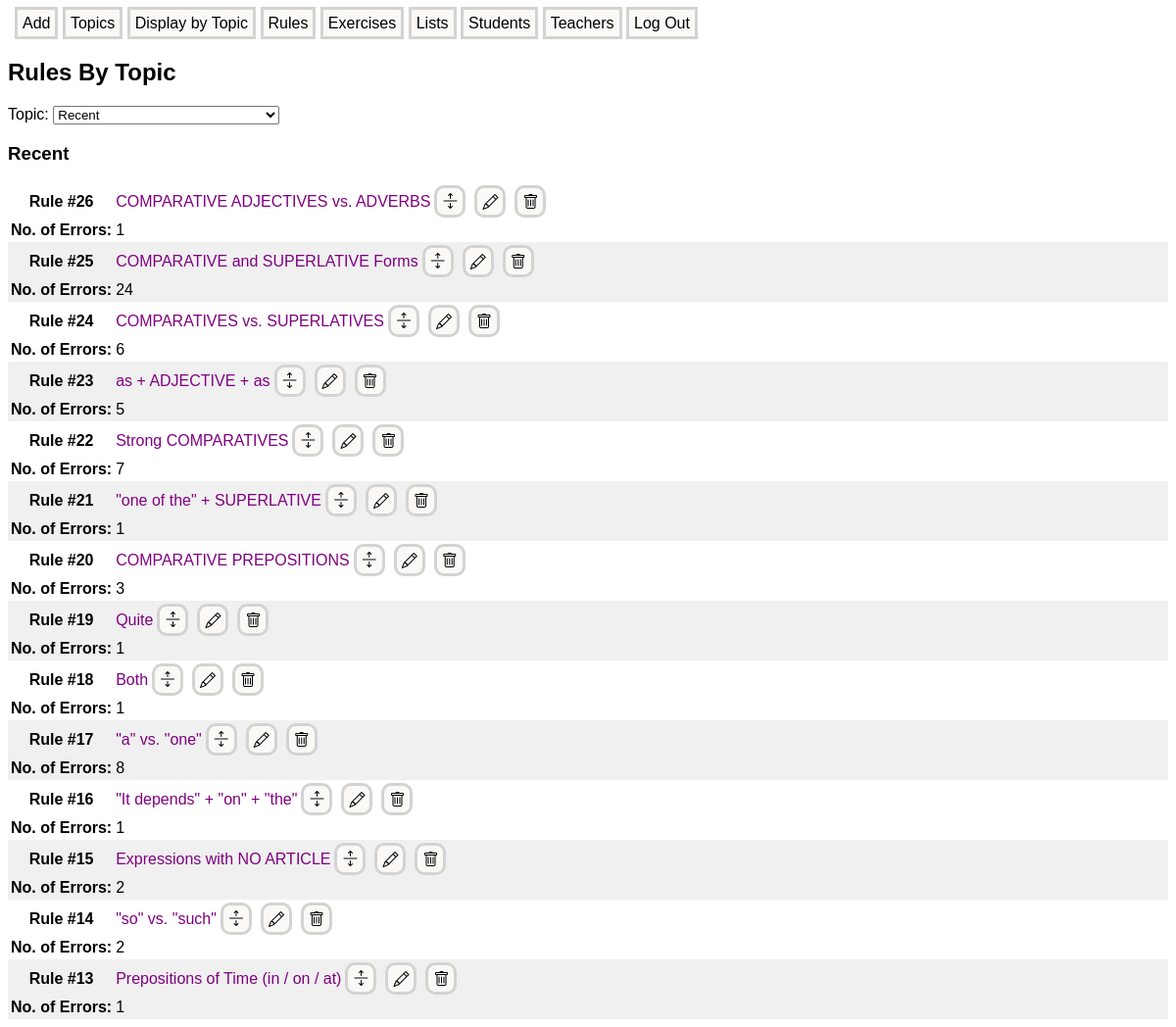
/rules, run on an earlier commit of the app's database.
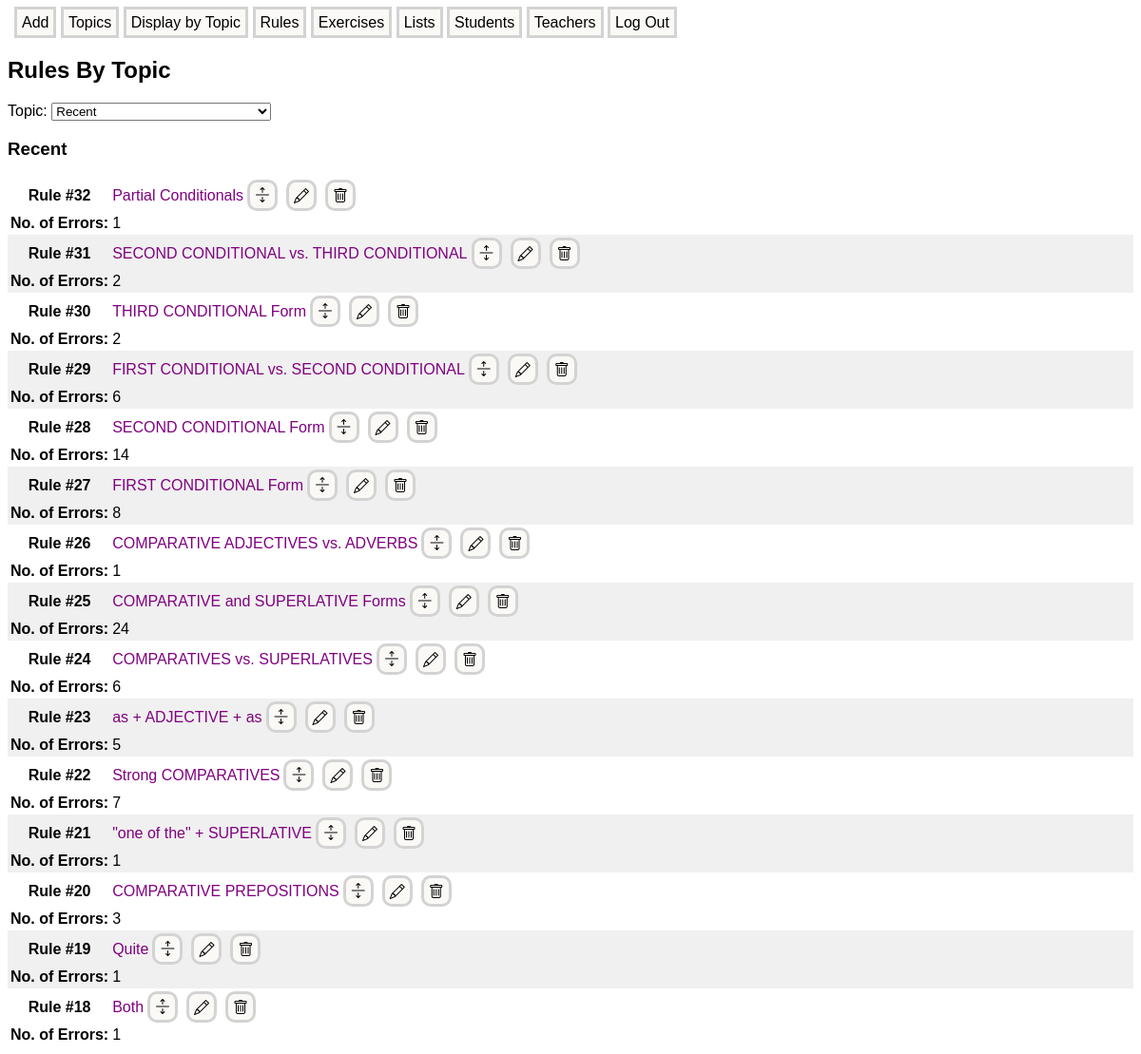
And on a later commit of the database.
### models.py (models this page shows)
class Rule(db.Model):
    id = db.Column(db.Integer, primary_key = True)
    rule_name = db.Column(db.String(200), index = True, unique = True, nullable = False)
    rule_text = db.Column(db.Text, index = False, unique = True)
    examples = db.relationship('Example', backref = 'rule', lazy = 'joined', cascade = 'all, delete-orphan')
    rule_topics = db.relationship('RuleTopic', backref = 'rule', lazy = 'joined', cascade = 'all, delete-orphan')
    rule_errors = db.relationship('ErrorRule', backref = 'rule', lazy = 'joined', cascade = 'all, delete-orphan')
    entered = db.Column(db.DateTime, default = datetime.now(timezone.utc))
    last_edited = db.Column(db.DateTime, default = datetime.now(timezone.utc))
    comments = db.relationship('Comment', backref = 'rule', lazy = 'joined', cascade = 'all, delete-orphan')

### app.py (the view)
@app.route('/rules', methods=['GET', 'POST'])
def rules():
    all_topics = Topic.query.order_by(Topic.topic_name).all()
    topic_select_options = [('', 'Recent')] + [(topic.id, topic.topic_name) for topic in all_topics]
    select_topic_form = SelectTopicForm()
    select_topic_form.selected_topic.choices = topic_select_options
    topic = None
    rules = db.session.query(Rule).outerjoin(RuleTopic).order_by(desc(Rule.id)).limit(20).all()
    if request.method == 'POST' and select_topic_form.validate_on_submit():
        topic_id = select_topic_form.selected_topic.data
        topic = Topic.query.get(topic_id)
        if topic:
            rules = db.session.query(Rule).outerjoin(RuleTopic).filter(RuleTopic.topic_id==topic.id).order_by(desc(Rule.id)).all()
    return render_template('rules.html', rules=rules, topic=topic, select_topic_form=select_topic_form)

### forms.py
class SelectTopicForm(FlaskForm):
    selected_topic = SelectField('Topic:', choices = [])
    submit = SubmitField('Submit')

### templates/rules.html (shortened to what this page needs)
{% extends "base.html" %}
{% block content %}
<h2>Rules By Topic</h2>
<form method="POST" action="{{ url_for('rules') }}" id="selectTopicForm">
    {{ select_topic_form.selected_topic.label }}
    {{ select_topic_form.selected_topic(onchange="submitForm()") }}
</form>
{% if topic.topic_name %}
    <h3>{{ topic.topic_name }}</h3>
    {% else %}
    <h3>Recent</h3>
{% endif %}
{% for rule in rules %}
<div class="entry-container">
    <table>
        <tr>
            <th>Rule #{{ rule.id }}</th>
            <td class="rule-name">
                <a class="rule-link" href="{{ url_for('rule', rule_id=rule.id) }}" target="_blank">
                    {{ rule.rule_name }}
                </a>
            </td>
            <td>
                <button class="manage-link expand-icon" onclick="showForm('{{ rule.id }}')" title="Expand"></button>
            </td>
            <td>
                <a class="manage-link edit-icon" href="{{ url_for('edit_rule', rule_id=rule.id) }}" target="_blank" title="Edit"></a>
            </td>
            <td>
                <a class="manage-link trash-icon" href="{{ url_for('delete_rule', rule_id=rule.id) }}"
                        onclick="return confirmRuleDelete();" title="Delete"></a>
            </td>
        </tr>
        <tr>
            <th>No. of Errors:</th>
            <td>{{ rule.rule_errors | length }}</td>
    </table>
</div>
{% endfor %}
{% endblock %}

What changed in the data, as far as the page shows it:
no longer on this page (row unchanged): Rule: id "17", rule_name "\"a\" vs. \"one\"", rule_errors|length "8"
no longer on this page (row unchanged): Rule: id "16", rule_name "\"It depends\" + \"on\" + \"the\"", rule_errors|length "1"
no longer on this page (row unchanged): Rule: id "15", rule_name "Expressions with NO ARTICLE", rule_errors|length "2"
no longer on this page (row unchanged): Rule: id "14", rule_name "\"so\" vs. \"such\"", rule_errors|length "2"
no longer on this page (row unchanged): Rule: id "13", rule_name "Prepositions of Time (in / on / at)", rule_errors|length "1"
added Rule: id "32", rule_name "Partial Conditionals", rule_errors|length "1"
added Rule: id "31", rule_name "SECOND CONDITIONAL vs. THIRD CONDITIONAL", rule_errors|length "2"
added Rule: id "30", rule_name "THIRD CONDITIONAL Form", rule_errors|length "2"
added Rule: id "29", rule_name "FIRST CONDITIONAL vs. SECOND CONDITIONAL", rule_errors|length "6"
added Rule: id "28", rule_name "SECOND CONDITIONAL Form", rule_errors|length "14"
added Rule: id "27", rule_name "FIRST CONDITIONAL Form", rule_errors|length "8"
